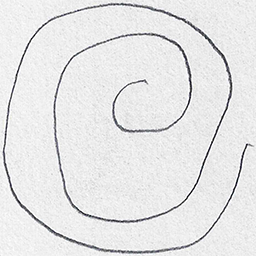
#> input picture spiral-classifier/datasets/Spiral_DataSet1_relabelled/healthy/V01HE01.png, 256 x 256 px, found by its file name; its folder holds only this picture in this run
$ python image_conversion.py
#> lines starting #> are read from the running program, lines starting #| are printed output that depends on the picture; after the words box and inside, x2 and y2 are one past the last pixel; in counts of white or black regions, pixels touching at a corner belong together
from ctypes import util
import PIL
from PIL import Image
import numpy as np
import os
from sklearn import utils
import matplotlib.pyplot as plt
import random


dataset_folder = 'Spiral_DataSet1_relabelled'
#data_array = np.zeros(99, dtype=object)
data_array = []
#labels = np.zeros(99, dtype=object)
labels = []
itr = 0
for labeled_folder in os.listdir(dataset_folder):
    '''
    if labeled_folder == "healthy":
        healthy = np.zeros(len(os.listdir(dataset_folder + "/" + labeled_folder)), dtype=object)
        itr = 0
    else:
        pd = np.zeros(len(os.listdir(dataset_folder + "/" + labeled_folder)), dtype=object)
        itr = 0
    '''
    for img in os.listdir(dataset_folder + "/" + labeled_folder):

        image = PIL.Image.open(dataset_folder + "/" + labeled_folder + "/" + img)
#> image is the input picture: PIL image 256x256 RGB; mean R, G, B 229.7, 229.7, 230.1
        image = image.convert("L")
#> image: PIL image 256x256 L
        #bw_image.show()
        image_array = np.array(image)
        image_array[image_array < 200] = 0    # black
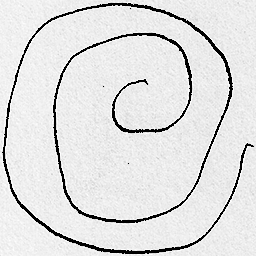
#> image_array: shape (256, 256); min 0, max 255, mean 223.4
        image_array[image_array >= 200] = 255 # white
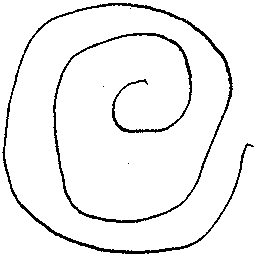
#> image_array: shape (256, 256); 94.4% white; black in thin lines or dots

        # check length of array to make sure size 256x256, if not, add white pixels onto the end
        img_size = np.size(image_array)
#> img_size = 65536
        if img_size == 256**2:

            #imfile = Image.fromarray(image_array)
            #imfile.show(imfile)

            data_array.append(image_array.flatten().astype(float))
            #data_array[itr] = image_array.flatten().astype(float)

            if labeled_folder == "healthy":
                labels.append(0)
            else:
                labels.append(1)

            itr = itr+1

        '''
        # break up the data into labelled arrays
        if labeled_folder == "healthy":
            healthy[itr] = image_array.flatten()
        else:
            pd[itr] = image_array.flatten()
        itr = itr + 1
        '''
#> pass 2 of the loop `for labeled_folder in os.listdir(dataset_folder):`:
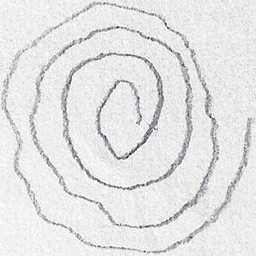
#> input picture spiral-classifier/datasets/Spiral_DataSet1_relabelled/parkinsons/V02PE02.png, 256 x 256 px, found by its file name
#> image is the input picture: PIL image 256x256 RGB; mean R, G, B 228, 228, 228.4
#> image: PIL image 256x256 L
#> `image_array[image_array < 200] = 0`:
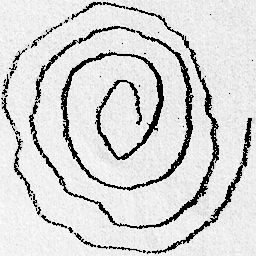
#> image_array: shape (256, 256); min 0, max 255, mean 211.7
#> `image_array[image_array >= 200] = 255`:
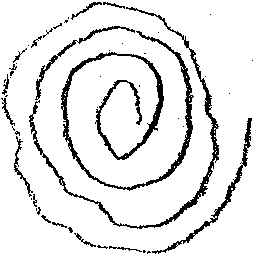
#> image_array: shape (256, 256); 89.9% white; 49 black regions (31 under 20 px), largest, box (x1, y1, x2, y2) and area: (61, 31, 194, 191) 2829, (29, 7, 219, 229) 1671, (152, 118, 252, 254) 726

'''
Now we have all the images in array form to analyze
'''
#print(np.shape(healthy))
#print(np.size(healthy))
#print(healthy)

# ---------------------------------------------------------------
#            Split into training and validation data
# ---------------------------------------------------------------
data_array, labels = utils.shuffle(np.array(data_array), np.array(labels))

num_trn = round(99 - 99*0.2)

# split into training and validation data
train_data = data_array[:num_trn] / 255
train_labels = labels[:num_trn]

#> (the run stopped early here; a loop or call above may not have finished)
